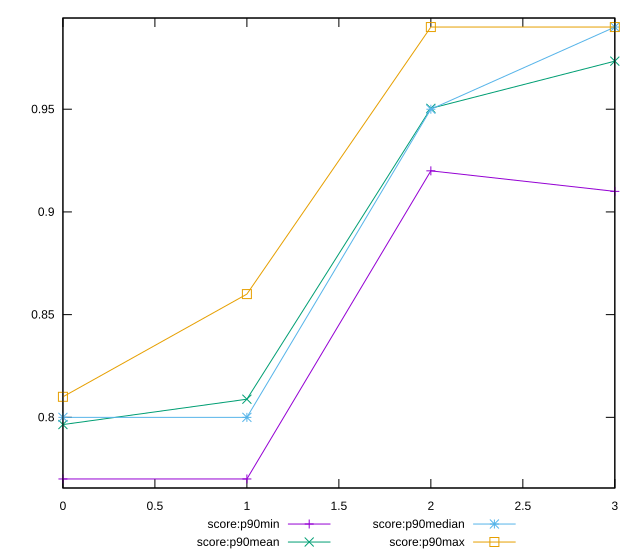

The gnuplot source for this figure:
reset

$scoreP90Min <<EOF
0 0.77
1 0.77
2 0.92
3 0.91
EOF

$scoreP90Mean <<EOF
0 0.7964893617021273
1 0.8088297872340421
2 0.9504255319148948
3 0.9734042553191479
EOF

$scoreP90Median <<EOF
0 0.8
1 0.8
2 0.95
3 0.99
EOF

$scoreP90Max <<EOF
0 0.81
1 0.86
2 0.99
3 0.99
EOF

set key outside below
set xrange [0:3]
set yrange [0.7656000000000001:0.9944]
set trange [0.7656000000000001:0.9944]
set terminal svg size 640, 560 enhanced background rgb 'white'
set output "reports/report_00033_2021-03-01T14-23-16.841Z/total-blocking-time/progression/score.svg"

plot $scoreP90Min title "score:p90min" with linespoints, \
     $scoreP90Mean title "score:p90mean" with linespoints, \
     $scoreP90Median title "score:p90median" with linespoints, \
     $scoreP90Max title "score:p90max" with linespoints

reset
